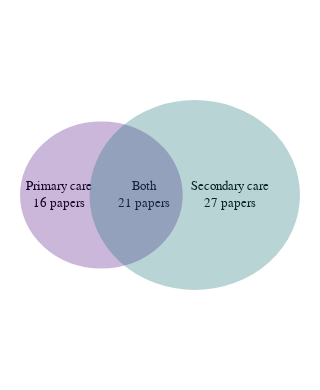

Write notebook code for a chart like this one.
### Code cell
import plotly.graph_objects as go

fig = go.Figure()

# Create scatter trace of text labels
fig.add_trace(go.Scatter(
    x=[p_x1/3-0.1,s_x1/2-0.1,s_x1-s_w/3],
    y=[0.5, 0.5, 0.5],
    text=[i + '<br>'+str(care_df.loc[i]) + ' papers' if i == 'Both' else i + ' care<br>'+str(care_df.loc[i]) + ' papers' for i in["Primary", "Both", "Secondary"]],
    mode="text",
    textfont=dict(
        color="black",
        size=13,
        family="Arial",
    )
))

# Update axes properties
fig.update_xaxes(
    showticklabels=False,
    showgrid=False,
    zeroline=False,
)

fig.update_yaxes(
    showticklabels=False,
    showgrid=False,
    zeroline=False,
)

# Add circles
fig.add_shape(type="circle",
    line_color='#541388', fillcolor='#541388',
    x0=p_x0, y0=p_y0, x1=p_x1, y1=p_y1
)
fig.add_shape(type="circle",
    line_color='#197278', fillcolor='#197278',
    x0=s_x0, y0=s_y0, x1=s_x1, y1=s_y1
)
fig.update_shapes(opacity=0.3, xref="x", yref="y")

fig.update_layout(
    margin=dict(l=20, r=20, b=100),
    height=390, width=300,
    plot_bgcolor="white"
)

fig.show()

### Figure 1 — Plotly figure (JSON) as saved in the notebook; plotly's stock layout.template omitted (floating-point values rounded to 4 significant figures)
{"data": [{"mode": "text", "text": ["Primary care<br>16 papers", "Both<br>21 papers", "Secondary care<br>27 papers"], "textfont": {"color": "black", "family": "Arial", "size": 13}, "type": "scatter", "x": [0.2333, 0.7649, 1.297], "y": [0.5, 0.5, 0.5]}], "layout": {"height": 390, "margin": {"b": 100, "l": 20, "r": 20}, "plot_bgcolor": "white", "shapes": [{"fillcolor": "#541388", "line": {"color": "#541388"}, "opacity": 0.3, "type": "circle", "x0": 0, "x1": 1, "xref": "x", "y0": 0, "y1": 1, "yref": "y"}, {"fillcolor": "#197278", "line": {"color": "#197278"}, "opacity": 0.3, "type": "circle", "x0": 0.4324, "x1": 1.73, "xref": "x", "y0": -0.1486, "y1": 1.149, "yref": "y"}], "width": 300, "xaxis": {"showgrid": false, "showticklabels": false, "zeroline": false}, "yaxis": {"showgrid": false, "showticklabels": false, "zeroline": false}}}
